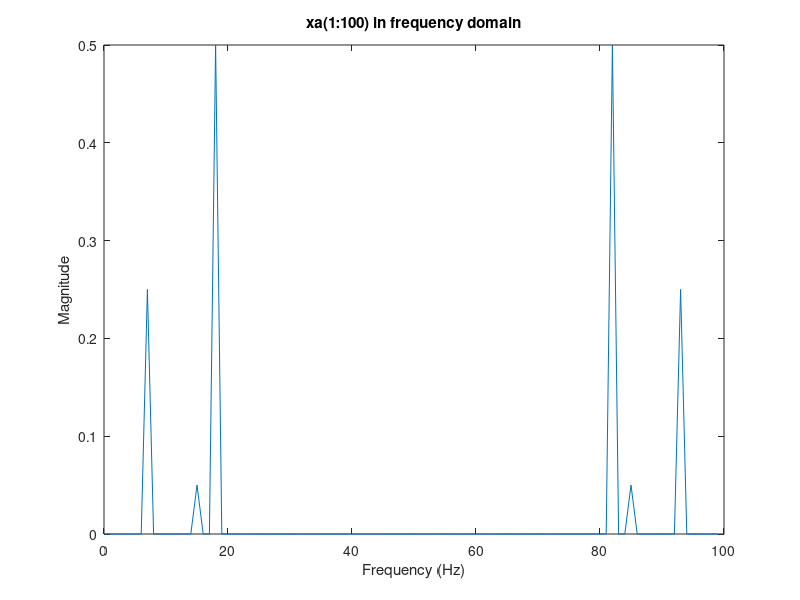
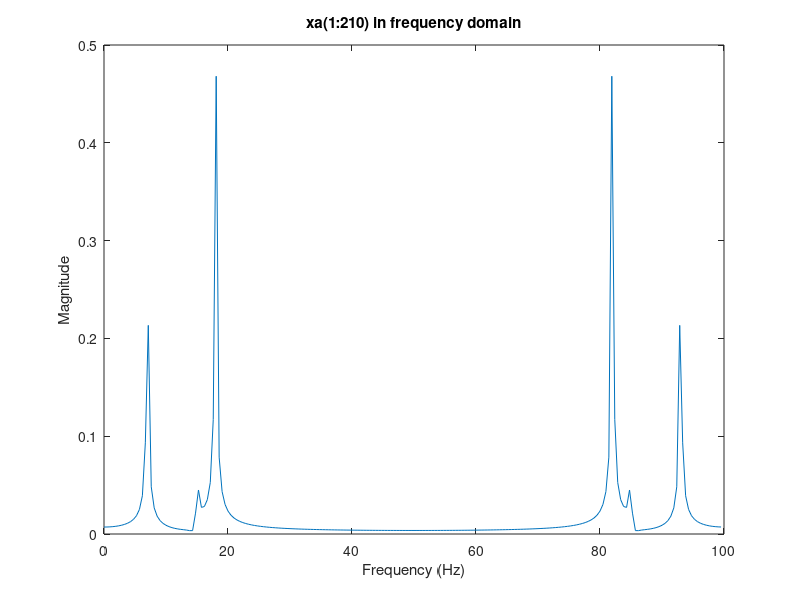

Reproduce these figures in MATLAB, in order.
warning('off')
t=0:0.01:10;
xa=0.1*sin(30*pi*t)+cos(36*pi*t)+0.5*sin(14*pi*t);

% task a)

Fs=100;

f=fft(xa(1:100));
figure('Name','1 a)')
N=length(f);
magn= abs(f)/N;
plot([0:N-1]*(Fs/N),magn);

xlabel('Frequency (Hz)');
ylabel('Magnitude');
title(['xa(1:100) in frequency domain']);
saveas(gcf,['output/task1a.png']);

% task b)

f=fft(xa(1:210));
figure('Name','1 b)')
N=length(f);
magn= abs(f)/N;
plot([0:N-1]*(Fs/N),magn);

xlabel('Frequency (Hz)');
ylabel('Magnitude');
title(['xa(1:210) in frequency domain']);
saveas(gcf,['output/task1b.png']);
